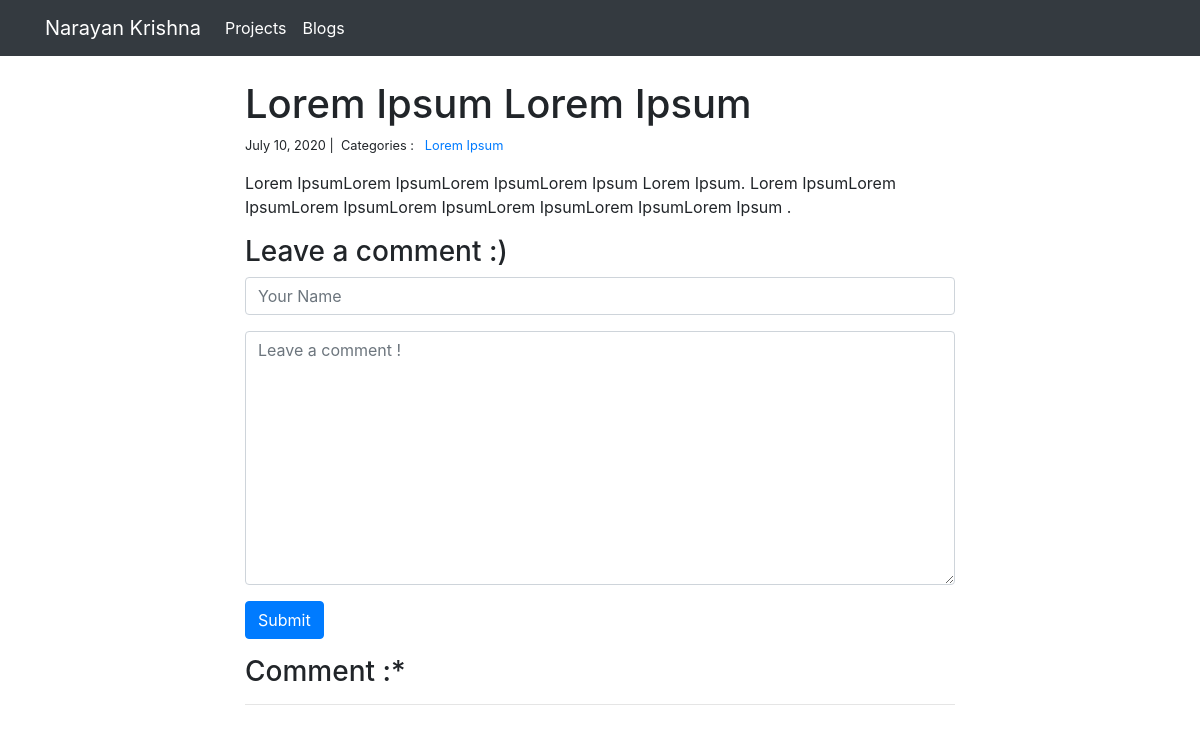
/blog/2/, run on an earlier commit of the app's database.
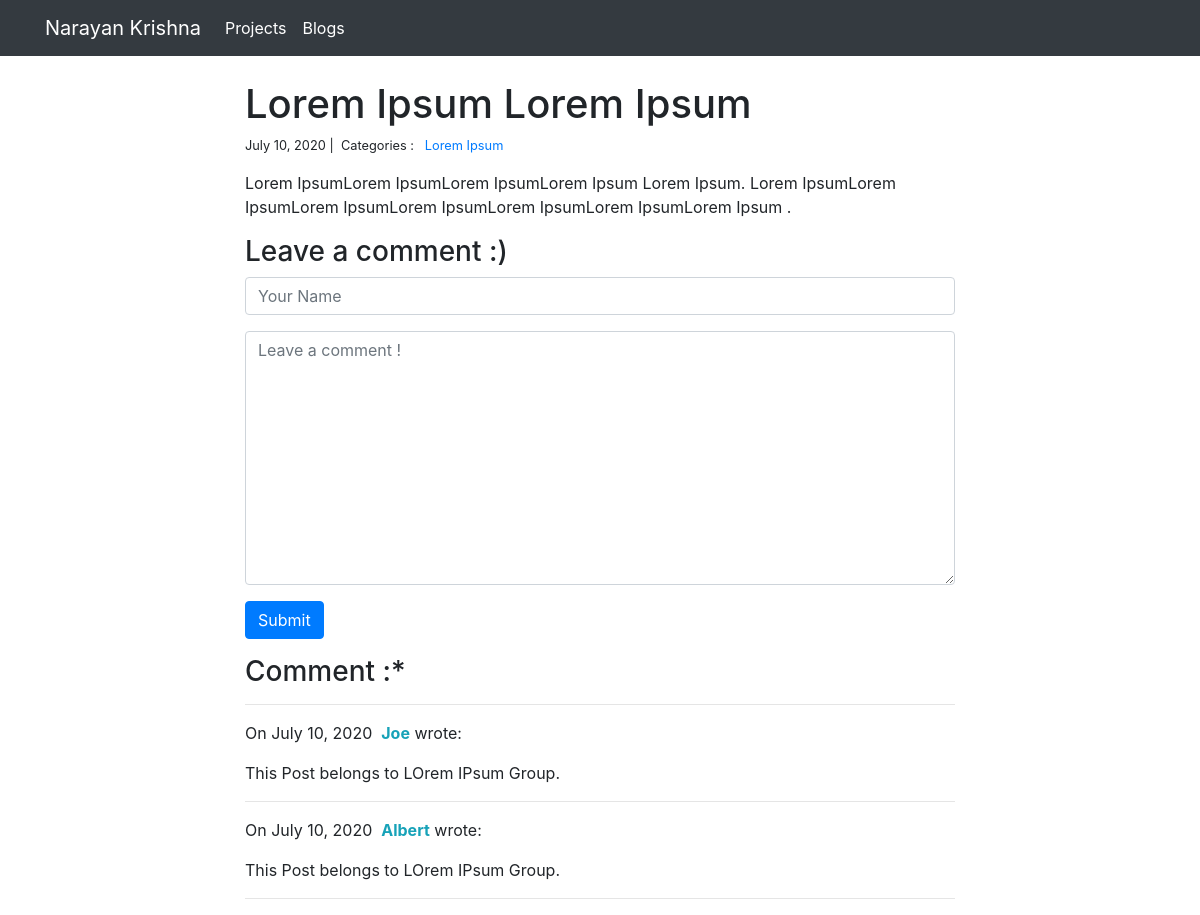
And on a later commit of the database.
### blog/models.py (models this page shows)
class Post(models.Model): #To define each blog posts
    title = models.CharField(max_length = 255)
    content = models.TextField()
    created_on = models.DateTimeField(auto_now_add = True) #whenever instance of class is created
    last_modified = models.DateTimeField(auto_now = True) #whenever instance of class is saved i.e whenever an edit in post this time is updated
    categories = models.ManyToManyField('Category', related_name = 'posts') # many category can be assigned to many posts

class Category(models.Model): #To define category of each blog
    name = models.CharField(max_length = 20)

class Comment(models.Model):
    author = models.CharField(max_length = 60)
    body = models.TextField()
    created_on = models.DateTimeField(auto_now_add = True)
    post = models.ForeignKey('Post', on_delete = models.CASCADE)

### blog/views.py (the view, shortened to what this page needs)
# urls.py: path("<int:pk>/",views.blog_detail,name='blog_detail'),
def blog_detail(request,pk):
    post = Post.objects.get(pk=pk)
    form = CommentForm()
    comments = Comment.objects.filter(post=post)
    context = {
        'post' : post,
        'comments': comments,
        'form': form,
    }
    return render(request, 'blog_detail.html', context)

### blog/forms.py
class CommentForm(forms.Form):
    author = forms.CharField(max_length = 60, widget = forms.TextInput(attrs = {
        'class' : 'form-control',
        'placeholder': 'Your Name'
    })
    )
    body = forms.CharField(widget = forms.Textarea(
        attrs = {
            'class' : 'form-control',
            'placeholder' : 'Leave a comment ! '
        })
        )

### blog/templates/blog_detail.html (shortened to what this page needs)
{% extends "base.html" %}
{% block page_content %}
<div class="col-md-8 offset-md-2">
    <h1>{{ post.title }}</h1>
    <small>
        {{ post.created_on.date }} |&nbsp;
        Categories : &nbsp;
        {% for category in post.categories.all %}
        <a href="{% url 'blog_category' category.name %}">
            {{ category.name }}
        </a>&nbsp;
        {% endfor %}
    </small>
    <p>{{ post.content  | linebreaks }}</p>
    <h3>Leave a comment :) </h3>
    <form action="/blog/{{ post.pk }}/" method = 'post'>
        <div class="form-group">
            {{ form.author }}
        </div>
        <div class="form-group">
            {{ form.body }}
        </div>
        <button type = 'submit' class = 'btn btn-primary'>Submit</button>
    </form>
    <h3>Comment :* </h3>
    <hr>
    {% for comment in comments %}
    <p>
        On {{ comment.created_on.date }}&nbsp;
        <b class='text-info'>{{ comment.author }}</b> wrote:
    </p>
    <p>{{ comment.body }}</p>
    <hr>
    {% endfor %}
</div>
{% endblock %}

### personal_portfolio/templates/base.html (shortened to what this page needs)
<link rel="stylesheet" href="https://stackpath.bootstrapcdn.com/bootstrap/4.1.3/css/bootstrap.min.css">
<nav class="navbar navbar-expand-lg navbar-dark bg-dark">
    <div class="container">
        <a class="navbar-brand " href="{% url 'project_index' %}">Narayan Krishna</a>
        <div class="collapse navbar-collapse" id="navbarSupportedContent">
          <ul class="navbar-nav mr-auto">
            <li class="nav-item active">
              <a class="nav-link" href="{% url 'project_index' %}">Projects</a>
            </li>
            <li class="nav-item active">
              <a class="nav-link" href="{% url 'blog_index' %}">Blogs</a>
            </li>
          </ul>
        </div>
    </div>
</nav>
<div class="container">
    {% block page_content %}{% endblock %}
</div>

What changed in the data, as far as the page shows it:
added Comment: created_on "July 10, 2020", author "Joe", body "This Post belongs to LOrem IPsum Group."
added Comment: created_on "July 10, 2020", author "Albert", body "This Post belongs to LOrem IPsum Group."
